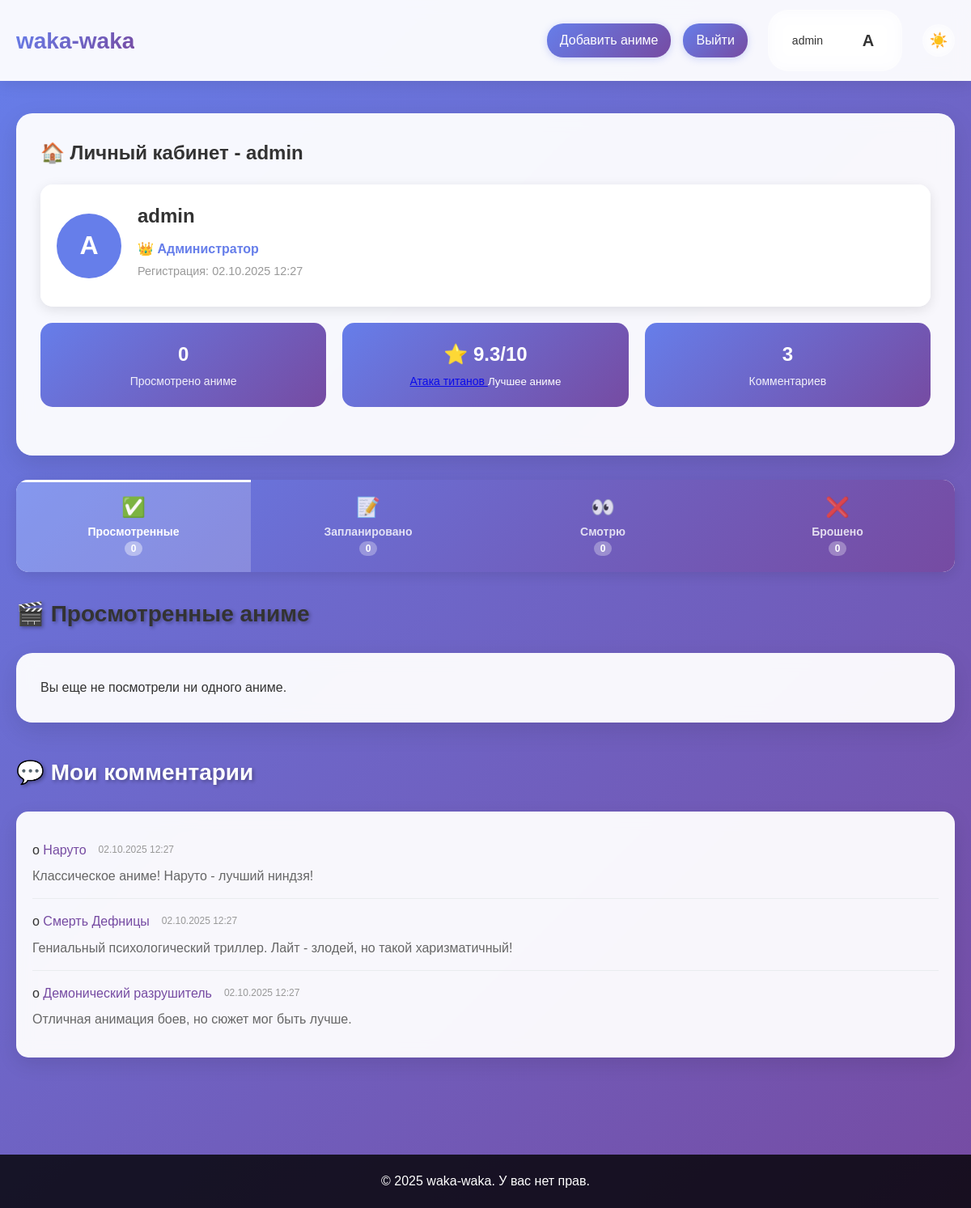
The app's page /profile.php (signed in) with its own data.
### tables this page shows
CREATE TABLE users (
    id INT PRIMARY KEY AUTO_INCREMENT,
    username VARCHAR(50) NOT NULL UNIQUE,
    email VARCHAR(100) NOT NULL UNIQUE,
    password VARCHAR(255) NOT NULL,
    role ENUM('user', 'admin') DEFAULT 'user',
    avatar VARCHAR(255) DEFAULT NULL,
    created_at TIMESTAMP DEFAULT CURRENT_TIMESTAMP
);

CREATE TABLE ratings (
    id INT PRIMARY KEY AUTO_INCREMENT,
    user_id INT NOT NULL,
    anime_id INT NOT NULL,
    story_rating INT CHECK (story_rating >= 1 AND story_rating <= 10),     
    art_rating INT CHECK (art_rating >= 1 AND art_rating <= 10),           
    characters_rating INT CHECK (characters_rating >= 1 AND characters_rating <= 10),  
    sound_rating INT CHECK (sound_rating >= 1 AND sound_rating <= 10),     
    overall_rating DECIMAL(3,1) GENERATED ALWAYS AS ((story_rating + art_rating + characters_rating + sound_rating) / 4) STORED,  
    created_at TIMESTAMP DEFAULT CURRENT_TIMESTAMP,
    updated_at TIMESTAMP DEFAULT CURRENT_TIMESTAMP ON UPDATE CURRENT_TIMESTAMP,
    UNIQUE KEY unique_user_anime (user_id, anime_id),
    FOREIGN KEY (user_id) REFERENCES users(id) ON DELETE CASCADE,
    FOREIGN KEY (anime_id) REFERENCES anime(id) ON DELETE CASCADE
);

CREATE TABLE anime (
    id INT PRIMARY KEY AUTO_INCREMENT,
    title VARCHAR(255) NOT NULL,
    description TEXT,
    genre VARCHAR(100),
    year INT,
    studio VARCHAR(255) DEFAULT NULL,
    image_url VARCHAR(255),
    trailer_url VARCHAR(255) DEFAULT NULL,
    created_by INT,
    created_at TIMESTAMP DEFAULT CURRENT_TIMESTAMP,
    FOREIGN KEY (created_by) REFERENCES users(id) ON DELETE SET NULL
);

CREATE TABLE comments (
    id INT PRIMARY KEY AUTO_INCREMENT,
    user_id INT NOT NULL,
    anime_id INT NOT NULL,
    comment TEXT NOT NULL,
    created_at TIMESTAMP DEFAULT CURRENT_TIMESTAMP,
    FOREIGN KEY (user_id) REFERENCES users(id) ON DELETE CASCADE,
    FOREIGN KEY (anime_id) REFERENCES anime(id) ON DELETE CASCADE
);

### profile.php (the view, shortened to what the rows shown need)
<?php
require_once 'config.php';
$currentUser = getCurrentUser();
$pdo = getDB();
$profileUserId = isset($_GET['user_id']) ? (int)$_GET['user_id'] : $currentUser['id'];
$isOwnProfile = ($profileUserId === $currentUser['id']);
if ($isOwnProfile) {
    $profileUser = $currentUser;
}
$bestAnimeQuery = "
    SELECT a.title, a.id, r.overall_rating
    FROM anime a
    JOIN ratings r ON a.id = r.anime_id
    WHERE r.user_id = ?
    ORDER BY r.overall_rating DESC, r.created_at ASC
    LIMIT 1
";
$stmt = $pdo->prepare($bestAnimeQuery);
$stmt->execute([$profileUserId]);
$bestAnime = $stmt->fetch(PDO::FETCH_ASSOC);
$activeTab = $_GET['tab'] ?? 'completed';
$userCommentsQuery = "
    SELECT c.*, a.title as anime_title
    FROM comments c
    JOIN anime a ON c.anime_id = a.id
    WHERE c.user_id = ?
    ORDER BY c.created_at DESC
    LIMIT 10
";
$stmt = $pdo->prepare($userCommentsQuery);
$stmt->execute([$profileUserId]);
$userComments = $stmt->fetchAll(PDO::FETCH_ASSOC);
?>
<!DOCTYPE html>
<html lang="ru">
<head>
    <link rel="stylesheet" href="style.css" />
</head>
<body>
    <header class="header">
        <div class="container">
            <h1 class="logo"><a href="index.php"><?php echo SITE_NAME; ?></a></h1>
            <nav class="nav">
                <?php if ($currentUser): ?>
                    <?php if (isAdmin()): ?>
                        <a href="add_anime.php">Добавить аниме</a>
                    <?php endif; ?>
                    <a href="logout.php">Выйти</a>
                    <div class="user-info">
                        <span class="user-name"><?php echo h($currentUser['username']); ?></span>
                        <?php if ($currentUser['avatar'] && file_exists($currentUser['avatar'])): ?>
                            <img src="<?php echo h($currentUser['avatar']); ?>" alt="Аватарка <?php echo h($currentUser['username']); ?>" class="user-avatar" />
                        <?php else: ?>
                            <div class="user-avatar" title="<?php echo h($currentUser['username']); ?>">
                                <?php echo strtoupper(substr($currentUser['username'], 0, 1)); ?>
                            </div>
                        <?php endif; ?>
                    </div>
                <?php else: ?>
                    <a href="login.php">Войти</a>
                    <a href="register.php">Регистрация</a>
                <?php endif; ?>
            </nav>
        </div>
    </header>
    <main class="main">
        <div class="container">
            <div class="profile-container">
                <h2>
                    <?php if ($isOwnProfile): ?>
                        🏠 Личный кабинет - <?php echo h($profileUser['username']); ?>
                    <?php else: ?>
                        👤 Профиль пользователя - <?php echo h($profileUser['username']); ?>
                    <?php endif; ?>
                </h2>
                <div class="profile-avatar-section">
                    <div class="profile-avatar-large">
                        <?php if ($profileUser['avatar'] && file_exists($profileUser['avatar'])): ?>
                            <img src="<?php echo h($profileUser['avatar']); ?>" alt="Аватарка <?php echo h($profileUser['username']); ?>" class="profile-avatar-img" />
                        <?php else: ?>
                            <div class="profile-avatar-placeholder" title="<?php echo h($profileUser['username']); ?>">
                                <?php echo strtoupper(substr($profileUser['username'], 0, 1)); ?>
                            </div>
                        <?php endif; ?>
                    </div>
                    <div class="profile-info">
                        <h3><?php echo h($profileUser['username']); ?></h3>
                        <p class="profile-role"><?php echo $profileUser['role'] === 'admin' ? '👑 Администратор' : '👤 Пользователь'; ?></p>
                        <p class="profile-date">Регистрация: <?php echo formatDate($profileUser['created_at']); ?></p>
                    </div>
                </div>
                <div class="user-stats">
                    <div class="stat-card">
                    </div>
                    <div class="stat-card best-anime">
                        <?php if ($bestAnime): ?>
                            <span class="stat-number">⭐ <?php echo $bestAnime['overall_rating']; ?>/10</span>
                            <span class="stat-label">
                                <a href="anime.php?id=<?php echo $bestAnime['id']; ?>">
                                    <?php echo h($bestAnime['title']); ?>
                                </a>
                            </span>
                            <small class="best-anime-desc">Лучшее аниме</small>
                        <?php else: ?>
                            <span class="stat-number">—</span>
                            <span class="stat-label">Лучшее аниме</span>
                            <small class="best-anime-desc">Не оценено</small>
                        <?php endif; ?>
                    </div>
                    <div class="stat-card">
                    </div>
                </div>
            </div>
            <section class="user-anime">
                <div class="anime-header">
                    <h2 id="anime-section-title">🎬
                        <span id="section-title-text">
                            <?php
                            if ($isOwnProfile) {
                                switch ($activeTab) {
                                    case 'completed': echo 'Просмотренные аниме'; break;
                                }
                            }
                            ?>
                        </span>
                    </h2>
                </div>
            </section>
            <section class="user-comments">
                <h2>💬 <?php echo $isOwnProfile ? 'Мои комментарии' : 'Комментарии пользователя ' . h($profileUser['username']); ?></h2>
                <?php if ($userComments): ?>
                    <div class="comments-list">
                        <?php foreach ($userComments as $comment): ?>
                            <div class="comment-item">
                                <div class="comment-header">
                                    <span class="comment-anime">о <a href="anime.php?id=<?php echo $comment['anime_id']; ?>"><?php echo h($comment['anime_title']); ?></a></span>
                                    <span class="comment-date"><?php echo formatDate($comment['created_at']); ?></span>
                                </div>
                                <div class="comment-text">
                                    <?php echo h($comment['comment']); ?>
                                </div>
                            </div>
                        <?php endforeach; ?>
                    </div>
                <?php endif; ?>
            </section>
        </div>
    </main>
</body>
</html>

### records on screen
users: username "admin", username "A", created_at "02.10.2025 12:27"
ratings: overall_rating "9.3", anime.title "Атака титанов"
comments: anime.title "Наруто", created_at "02.10.2025 12:27", comment "Классическое аниме! Наруто - лучший ниндзя!"
comments: anime.title "Смерть Дефницы", created_at "02.10.2025 12:27", comment "Гениальный психологический триллер. Лайт - злодей, но такой харизматичный!"
comments: anime.title "Демонический разрушитель", created_at "02.10.2025 12:27", comment "Отличная анимация боев, но сюжет мог быть лучше."

### other values on screen
$stats['watched_count'] "0"
$stats['comments_count'] "3"
$stats['completed_count'] "0"
$stats['planned_count'] "0"
$stats['watching_count'] "0"
$stats['dropped_count'] "0"
SITE_NAME "waka-waka"
